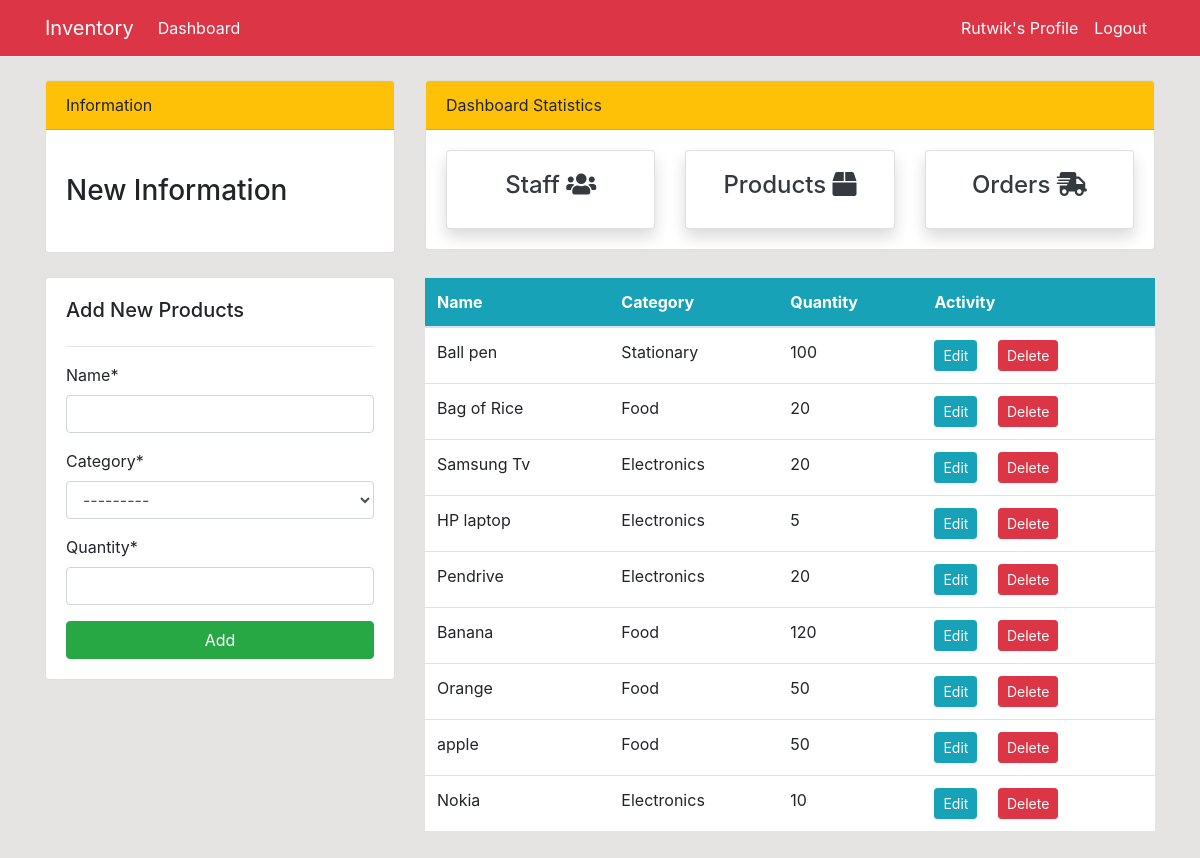
Screenshot of /product/ (signed in) with the database file from the repository.
### dashboard/models.py (models this page shows, shortened)
class Product(models.Model):
    name = models.CharField(max_length=100, null=True)
    category = models.CharField(max_length=20, choices=CATEGORY, null=True)
    quantity = models.PositiveIntegerField(null=True)

### dashboard/views.py (the view)
# urls.py: path('product/', views.product, name='dashboard-product'),
@login_required(login_url='user-login')
def product(request):
    item =Product.objects.all()
    if request.method == 'POST':
        form = ProductForm(request.POST)
        if form.is_valid():
            form.save()
            product_name = form.cleaned_data.get('name')
            messages.success(request, f'{product_name} has been added')
            return redirect('dashboard-product')
    else:
        form = ProductForm()
    context = {
        'item': item,
        'form': form,
    }
    return render(request, 'dashboard/product.html', context)

### dashboard/forms.py
class ProductForm(forms.ModelForm):
    class Meta:
        model = Product
        fields = '__all__'

### templates/dashboard/product.html (shortened to what this page needs)
{% extends 'partials/base.html' %}
{% load crispy_forms_tags %}
{% block content %}
{% include 'partials/topnav.html' %}
<div class="row my-4">
    <div class="col-md-4">
        <div class="card card-body">
            <h5>Add New Products</h5>
            <hr>
            <form method="POST">
                {{ form|crispy }}
                <input class="btn btn-success btn-block" type="submit" value="Add">
            </form>
        </div>
    </div>
    <div class="col-md-8">
        <table class="table bg-white">
            <thead class="bg-info text-white">
                <tr>
                    <th scope="col">Name</th>
                    <th scope="col">Category</th>
                    <th scope="col">Quantity</th>
                    <th scope="col">Activity</th>
                </tr>
            </thead>
            <tbody>
                {% for item in item %}
                <tr>
                    <td>{{ item.name }}</td>
                    <td>{{ item.category }}</td>
                    <td>{{ item.quantity }}</td>
                    <td>
                        <a class="btn btn-info btn-sm mr-2"
                            href="{% url 'dashboard-product-update' item.id %}">Edit</a>
                        <a class="btn btn-danger btn-sm ml-2"
                            href="{% url 'dashboard-product-delete' item.id %}">Delete</a>
                    </td>
                </tr>
                {% endfor %}
            </tbody>
        </table>
    </div>
</div>
{% endblock %}

### templates/partials/nav.html (shortened to what this page needs)
<nav class="navbar navbar-expand-sm navbar-info bg-danger">
    <div class="container">
        {% if user.is_authenticated %}
        <a class="navbar-brand text-white" href="{% url 'dashboard-index' %}">Inventory</a>
        <div class="collapse navbar-collapse" id="navbarSupportedContent">
            <ul class="navbar-nav mr-auto">
                <li class="nav-item active">
                    <a class="nav-link text-white" href="{% url 'dashboard-index' %}">Dashboard </a>
                </li>
            </ul>
            <ul class="navbar-nav ml-auto">
                <li class="nav-item active">
                    <a class="nav-link text-white" href="{% url 'user-profile' %}"> {{user.username}}'s Profile
                        <span class="sr-only">(current)</span></a>
                </li>
                <li class="nav-item">
                    <a class="nav-link text-white" href="{% url 'user-logout' %}">Logout</a>
                </li>
            </ul>
            {% endif %}
        </div>
    </div>
</nav>

### static/style.css (style rules this page uses)
body { background:rgb(230,227,227); }

### rows the page displays
Product: name "Ball pen", category "Stationary", quantity "100"
Product: name "Bag of Rice", category "Food", quantity "20"
Product: name "Samsung Tv", category "Electronics", quantity "20"
Product: name "HP laptop", category "Electronics", quantity "5"
Product: name "Pendrive", category "Electronics", quantity "20"
Product: name "Banana", category "Food", quantity "120"
Product: name "Orange", category "Food", quantity "50"
Product: name "apple", category "Food", quantity "50"
Product: name "Nokia", category "Electronics", quantity "10"

### other values shown
{{ user.username }} "Rutwik"
